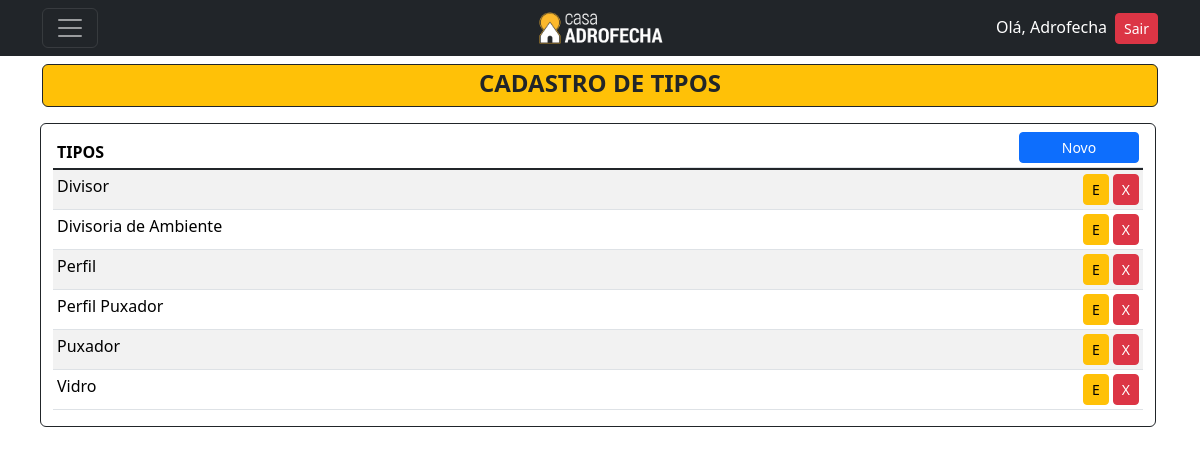
The page /listar/tipo/ (signed in) on the database its author committed.
### cadastros/models.py (models this page shows)
class Tipo(models.Model):
    tipo = models.CharField(max_length=30, unique=True)
    class Meta:
        ordering = ["tipo"]
    def __str__(self):
        return self.tipo

### cadastros/views.py (the view)
# urls.py: path('listar/tipo/', TipoList.as_view(), name='listar-tipo'),
class TipoList(LoginRequiredMixin, PermissionRequiredMixin, ListView):
    model = Tipo
    template_name = 'cadastros/listas/tipo.html'
    permission_required = 'cadastros.view.tipo'

### cadastros/templates/cadastros/listas/tipo.html (shortened to what this page needs)
{% extends 'base.html' %}
{% block content %}
<header class="mt-5">
  <div>
      <div class="bg-warning rounded text-dark border border-dark pt-1 d-flex align-items-center justify-content-center">
        <h4><strong>CADASTRO DE TIPOS</strong></h4>
      </div>
  </div>
</header>
<div class="container mt-3">
  <div class="d-flex justify-content-center row">
      <div class="border border-dark rounded mb-3 me-1">
          <table class="mt-1 table table-sm table-striped">
            <thead>
              <tr>
                <th>TIPOS</th>
                <th class="d-flex justify-content-end"><a href="{% url 'cadastrar-tipo' %}" style="width: 120px;" class="btn btn-primary bg-primary btn-sm">Novo</a></th>
              </tr>
            </thead>
            <tbody class="table-group-divider">
                {% for item in object_list|dictsort:"tipo" %}
                <tr>
                    <td>{{ item }}</td>
                    <td class="d-flex justify-content-end">
                        <a href="{% url 'editar-tipo' item.pk %}" class="me-1 btn btn-warning btn-sm" title="Editar">E</a>
                        <a href="{% url 'excluir-tipo' item.pk %}" class="btn btn-danger btn-sm" title="Excluir">X</a>
                    </td>
                </tr>
                {% empty %}
                    <tr>
                        <td colspan="3">Nenhum tipo cadastrado</td>
                    </tr>
                {% endfor %}
            </tbody>
          </table>
      </div>
  </div>
</div>
{% endblock %}

### paginas/templates/navbar.html (shortened to what this page needs)
{% load static %}
<nav class="navbar navbar-dark bg-dark fixed-top">
  <div class="container d-flex justify-content-between align-items-center">
      <div class="col-4">
        <button class="navbar-toggler" type="button" data-bs-toggle="offcanvas" data-bs-target="#offcanvasDarkNavbar" aria-controls="offcanvasDarkNavbar">
        <span class="navbar-toggler-icon"></span>
        </button>
      </div>
      <div class="col-4 d-flex justify-content-center">
          <a href="{% url 'inicio' %}"><img src="{% static 'paginas/images/LogoPreto2.png' %}" alt="Logo" width="130" height="40"</img></a>
      </div>
      <div class="col-4 d-flex justify-content-end">
              <ul class="list-unstyled mb-0">
                  {% if request.user.is_authenticated %}
                  <li><a style="color:white" ;>Olá, {{ user.username }}</a><a class="ms-2 btn btn-danger btn-sm" href="{% url 'logout' %}">Sair</a></li>
                  {% else %}
                  <li><a class="btn btn-primary" href="{% url 'login' %}">Entrar</a></li>
                  {% endif %}
              </ul>
      </div>
  </div>
</nav>

### rows shown on the page
Tipo: tipo "Divisor"
Tipo: tipo "Divisoria de Ambiente"
Tipo: tipo "Perfil"
Tipo: tipo "Perfil Puxador"
Tipo: tipo "Puxador"
Tipo: tipo "Vidro"

### other values the page prints
{{ user.username }} "Adrofecha"
